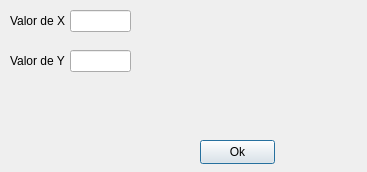
<?xml version="1.0" encoding="UTF-8"?>
<ui version="4.0">
 <class>Pan</class>
 <widget class="QDialog" name="Pan">
  <property name="geometry">
   <rect>
    <x>0</x>
    <y>0</y>
    <width>367</width>
    <height>172</height>
   </rect>
  </property>
  <property name="windowTitle">
   <string>Dialog</string>
  </property>
  <widget class="QLabel" name="label">
   <property name="geometry">
    <rect>
     <x>10</x>
     <y>10</y>
     <width>61</width>
     <height>21</height>
    </rect>
   </property>
   <property name="text">
    <string>Valor de X</string>
   </property>
  </widget>
  <widget class="QLabel" name="label_2">
   <property name="geometry">
    <rect>
     <x>10</x>
     <y>50</y>
     <width>61</width>
     <height>21</height>
    </rect>
   </property>
   <property name="text">
    <string>Valor de Y</string>
   </property>
  </widget>
  <widget class="QLineEdit" name="valorX">
   <property name="geometry">
    <rect>
     <x>70</x>
     <y>10</y>
     <width>61</width>
     <height>22</height>
    </rect>
   </property>
  </widget>
  <widget class="QLineEdit" name="valorY">
   <property name="geometry">
    <rect>
     <x>70</x>
     <y>50</y>
     <width>61</width>
     <height>22</height>
    </rect>
   </property>
  </widget>
  <widget class="QPushButton" name="pushButton">
   <property name="geometry">
    <rect>
     <x>200</x>
     <y>140</y>
     <width>75</width>
     <height>24</height>
    </rect>
   </property>
   <property name="text">
    <string>Ok</string>
   </property>
  </widget>
 </widget>
 <resources/>
 <connections/>
</ui>
